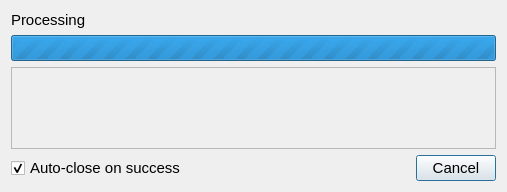
<?xml version="1.0" encoding="UTF-8"?>
<ui version="4.0">
 <class>yczprogressDialog</class>
 <widget class="QDialog" name="yczprogressDialog">
  <property name="geometry">
   <rect>
    <x>0</x>
    <y>0</y>
    <width>507</width>
    <height>192</height>
   </rect>
  </property>
  <property name="font">
   <font>
    <pointsize>11</pointsize>
   </font>
  </property>
  <property name="windowTitle">
   <string>Dialog</string>
  </property>
  <layout class="QVBoxLayout" name="verticalLayout">
   <item>
    <widget class="QLabel" name="progressMessage">
     <property name="sizePolicy">
      <sizepolicy hsizetype="Preferred" vsizetype="Fixed">
       <horstretch>0</horstretch>
       <verstretch>0</verstretch>
      </sizepolicy>
     </property>
     <property name="text">
      <string>Processing</string>
     </property>
    </widget>
   </item>
   <item>
    <widget class="QProgressBar" name="progressBar">
     <property name="maximum">
      <number>0</number>
     </property>
     <property name="value">
      <number>0</number>
     </property>
     <property name="textVisible">
      <bool>true</bool>
     </property>
     <property name="invertedAppearance">
      <bool>false</bool>
     </property>
    </widget>
   </item>
   <item>
    <widget class="QScrollArea" name="logScrollArea">
     <property name="widgetResizable">
      <bool>true</bool>
     </property>
     <widget class="QWidget" name="logScrollAreaContents">
      <property name="geometry">
       <rect>
        <x>0</x>
        <y>0</y>
        <width>483</width>
        <height>22</height>
       </rect>
      </property>
      <property name="sizePolicy">
       <sizepolicy hsizetype="Preferred" vsizetype="Fixed">
        <horstretch>0</horstretch>
        <verstretch>0</verstretch>
       </sizepolicy>
      </property>
      <layout class="QVBoxLayout" name="verticalLayout_2"/>
     </widget>
    </widget>
   </item>
   <item>
    <layout class="QHBoxLayout" name="horizontalLayout">
     <item>
      <widget class="QCheckBox" name="cbxAutoClose">
       <property name="text">
        <string>Auto-close on success</string>
       </property>
       <property name="checked">
        <bool>true</bool>
       </property>
      </widget>
     </item>
     <item>
      <widget class="QDialogButtonBox" name="buttonBox">
       <property name="orientation">
        <enum>Qt::Horizontal</enum>
       </property>
       <property name="standardButtons">
        <set>QDialogButtonBox::Cancel</set>
       </property>
       <property name="centerButtons">
        <bool>false</bool>
       </property>
      </widget>
     </item>
    </layout>
   </item>
  </layout>
 </widget>
 <resources/>
 <connections/>
</ui>
